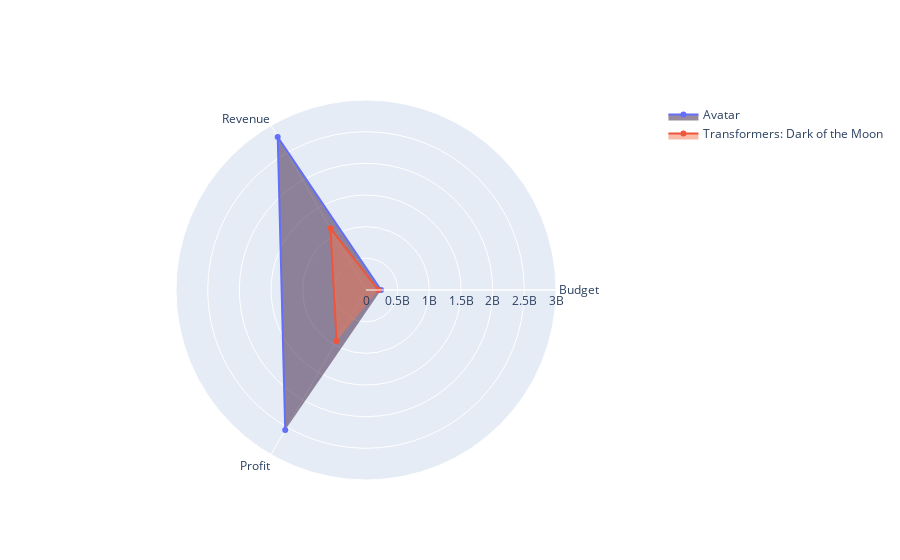

Write notebook code for a chart like this one.
### Markdown cell above
Let's compare the budget, revenue, and profit of both films in a radar chart.

### Code cell
fig = go.Figure()

# labels for each point of the chart
categories = ["Budget", "Revenue", "Profit"]

fig.add_trace(go.Scatterpolar(
        r=[237000000, 2787965087, 2550965087], # values for Avatar
        theta=categories,
        fill='toself',
        fillcolor= 'rgba(53,25,62,0.5)',
        name='Avatar'
    ))

fig.add_trace(go.Scatterpolar(
        r=[195000000, 1123746996, 928746996], # values for Transformers
        theta=categories,
        fill='toself',
        fillcolor= 'rgba(243,118,81,0.5)',
        name='Transformers: Dark of the Moon'
    ))

# Define layout for the radar chart
fig.update_layout(
  polar=dict(
    radialaxis=dict(
      visible=True,
      range=[0, 3000000000]
    )),
  showlegend=True
)

# Display the chart
fig.show()

### Figure 1 — Plotly figure (JSON) as saved in the notebook; plotly's stock layout.template omitted (floating-point values rounded to 4 significant figures)
{"data": [{"fill": "toself", "fillcolor": "rgba(53,25,62,0.5)", "name": "Avatar", "r": [237000000, 2787965087, 2550965087], "theta": ["Budget", "Revenue", "Profit"], "type": "scatterpolar"}, {"fill": "toself", "fillcolor": "rgba(243,118,81,0.5)", "name": "Transformers: Dark of the Moon", "r": [195000000, 1123746996, 928746996], "theta": ["Budget", "Revenue", "Profit"], "type": "scatterpolar"}], "layout": {"autosize": true, "polar": {"angularaxis": {"type": "category"}, "radialaxis": {"autorange": false, "range": [0, 3000000000], "type": "linear", "visible": true}}, "showlegend": true}}
